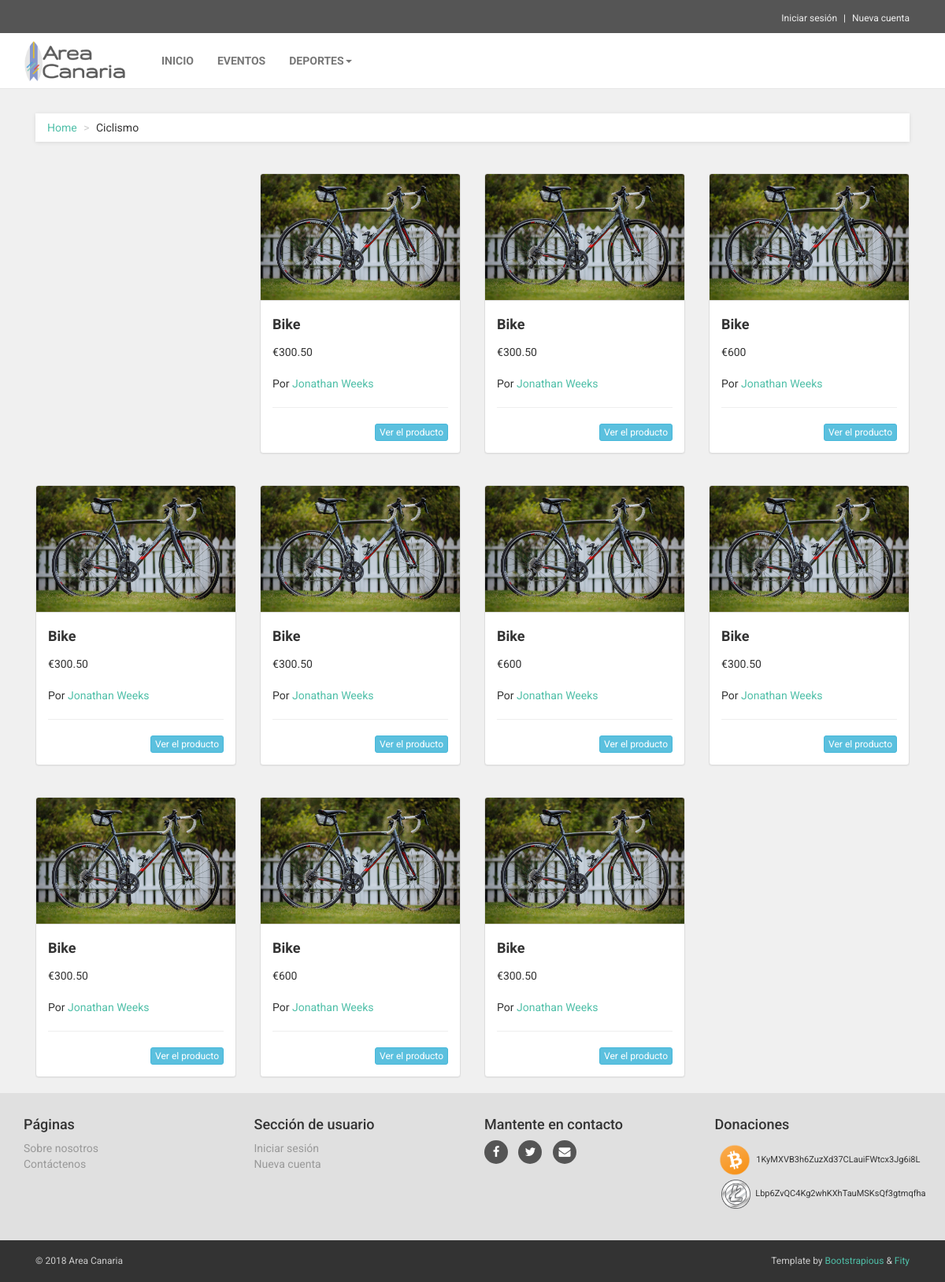
The page /Products_controller/products_by_category/2 on the database its author committed.
### tables this page shows
CREATE TABLE `products` (
  `product_id` int(11) NOT NULL,
  `product_user_id` int(11) NOT NULL,
  `product_category_id` int(11) NOT NULL,
  `product_description` text NOT NULL,
  `product_name` varchar(255) NOT NULL,
  `product_cost` varchar(20) NOT NULL,
  `product_image` text NOT NULL,
  `product_timestamp` datetime NOT NULL
);

CREATE TABLE `users` (
  `user_id` int(11) NOT NULL,
  `user_is_admin` int(1) NOT NULL,
  `user_firstname` varchar(255) NOT NULL,
  `user_lastname` varchar(255) NOT NULL,
  `user_email` varchar(255) NOT NULL,
  `user_phone` bigint(15) NOT NULL,
  `user_image_cropped` text NOT NULL,
  `user_facebook` varchar(255) NOT NULL,
  `user_twitter` varchar(255) NOT NULL,
  `user_profile_or_business` int(11) NOT NULL,
  `user_business_name` varchar(255) NOT NULL,
  `user_business_position` text NOT NULL,
  `user_business_description` text NOT NULL,
  `user_business_website` varchar(255) NOT NULL,
  `user_business_email` varchar(255) NOT NULL,
  `user_business_facebook` text NOT NULL,
  `user_business_twitter` text NOT NULL,
  `user_password` varchar(255) NOT NULL,
  `user_timestamp` datetime NOT NULL DEFAULT CURRENT_TIMESTAMP ON UPDATE CURRENT_TIMESTAMP
);

### application/controllers/Products_controller.php (called while the page is built, shortened)
<?php
class Products_controller extends CI_Controller
{
    public function __construct()
    {
        $this->load->model("Products_model");
        $this->load->model("User_model");
    }
    public function products_by_category()
    {
        $products_category_id = $this->uri->segment(3);
        $data['products']     = $this->Products_model->products_by_category_id($products_category_id);
        $this->load->view("products/products_by_category", $data);
    }
}

### index.php (called while the page is built, shortened)
<?php
require_once BASEPATH.'core/CodeIgniter.php';

### application/models/Products_model.php (called while the page is built, shortened)
<?php
class Products_model extends CI_Model {
    private $products_table = "products";
    private $users_table = "users";
    public function products_by_category_id($products_category_id) {
        $this->db->join("$this->users_table","$this->users_table.user_id = $this->products_table.product_user_id", 'left');
        $this->db->where("product_category_id", $products_category_id);
        $query = $this->db->get($this->products_table);
        return $query->result_array();
    }
}

### application/views/products/products_by_category.php (the view, shortened to what this page needs)
<div class="container">
    <div class="col-md-12">
        <ul class="breadcrumb">
          <li><a href="#">Home</a></li>
          <?php if($this->uri->segment(3) == 1) { ?>
            <li>Surf y Deportes de Agua</li>
          <?php } elseif($this->uri->segment(3) == 2) { ?>
            <li>Ciclismo</li>
          <?php } elseif($this->uri->segment(3) == 3) { ?>
            <li>Fitness/Musculacion</li>
          <?php } elseif($this->uri->segment(3) == 4) { ?>
            <li>Camping/Senderismo</li>
          <?php } elseif($this->uri->segment(3) == 5) { ?>
            <li>Artes Marciales</li>
          <?php } elseif($this->uri->segment(3) == 6) { ?>
            <li>Baloncesto</li>
          <?php } elseif($this->uri->segment(3) == 7) { ?>
            <li>Futbol</li>
          <?php } elseif($this->uri->segment(3) == 8) { ?>
            <li>Boxeo</li>
          <?php } elseif($this->uri->segment(3) == 9) { ?>
            <li>Golf</li>
          <?php } elseif($this->uri->segment(3) == 10) { ?>
            <li>Tenis</li>
          <?php } elseif($this->uri->segment(3) == 11) { ?>
            <li>Skate</li>
          <?php } else { ?>
            <li>Otros</li>
          <?php } ?>
        </ul>
    </div>
</div>
<div class="container">
    <div <div class="container-fluid">
      <div class="masonry-container">
      <div class="col-xs-12 col-sm-6 col-md-3 masonry-sizer"></div>
      <?php foreach ($products as $product) { ?>
      		<div class="col-xs-12 col-sm-6 col-md-3 masonry-item">
      			<div class="panel panel-default panel-front">
      				<div class="panel-heading">
                   <h4 class="panel-title">
                       <a class="fancybox" rel="group" href="<?php echo base_url('assets/img/') . $product['product_image']; ?>">
                           <img class="media-object img-responsive" src="<?php echo base_url('assets/img/') . $product['product_image']; ?>">
                       </a>
                   </h4>
      				</div>
      				<div class="panel-body">
      					<h4><?php echo $product['product_name']; ?></h4>
                €<?php echo $product['product_cost']; ?>
                <br> <br>
                <span><?php echo $GLOBALS['by']; ?> <a href="<?php echo base_url("Profile_controller/profile/") . $product['user_id']; ?>"><?php echo $product['user_firstname'] . " " . $product['user_lastname'] ?></a></span>
              <hr>
      				<a href="<?php echo base_url("Products_controller/product/") . $product['product_id']; ?>" class="pull-right btn btn-info btn-xs" role="button"><?php echo $GLOBALS['view_product']; ?></a>
      				</div>
      			</div>
      		</div>
      <?php } ?>
      </div>
  </div>
</div>

### assets/css/custom.css (style rules this page uses)
.container-fluid { padding:0; }
.panel-front { margin-bottom:20px; margin-top:20px; }
.panel-front .panel-heading .panel-title img { border-radius:3px 3px 0px 0px; width:100%; }
.panel-front .panel-heading { padding: 0px; }
.panel-front .panel-heading h4 { line-height: 0; }
.panel-front .panel-body h4 { font-weight: bold; margin-top: 5px; margin-bottom: 15px; }

### assets/css/style.default.css (style rules this page uses)
a, button { -webkit-transition: all 0.2s ease-out; -moz-transition: all 0.2s ease-out; transition: all 0.2s ease-out; }
.breadcrumb { -webkit-box-shadow: 0 1px 5px rgba(0, 0, 0, 0.1); box-shadow: 0 1px 5px rgba(0, 0, 0, 0.1); }
body { font-family: "Roboto", Helvetica, Arial, sans-serif; font-size: 14px; line-height: 1.42857143; color: #333333; background-color: #f0f0f0; }
a { color: #4fbfa8; text-decoration: none; }
hr { margin-top: 20px; margin-bottom: 20px; border: 0; border-top: 1px solid #eeeeee; }
.breadcrumb { padding: 8px 15px; margin-bottom: 20px; background-color: #ffffff; border-radius: 0; }
.breadcrumb > li + li:before { content: ">\00a0"; color: #cccccc; }
.btn { font-weight: normal; font-family: "Roboto", Helvetica, Arial, sans-serif; padding: 6px 12px; font-size: 14px; line-height: 1.42857143; border-radius: 3px; }
.btn-xs { padding: 1px 5px; font-size: 12px; line-height: 1.5; border-radius: 3px; }
h1, h2, h3, h4, h5, h6, .h1, .h2, .h3, .h4, .h5, .h6 { font-family: inherit; font-weight: 500; line-height: 1.1; color: inherit; }
p, ul, ol { margin: 0 0 20px; }

### rows shown on the page
products: product_image (picture), product_name "Bike", product_cost "300.50", users.user_firstname "Jonathan", users.user_lastname "Weeks"
products: product_image (picture), product_name "Bike", product_cost "300.50", users.user_firstname "Jonathan", users.user_lastname "Weeks"
products: product_image (picture), product_name "Bike", product_cost "600", users.user_firstname "Jonathan", users.user_lastname "Weeks"
products: product_image (picture), product_name "Bike", product_cost "300.50", users.user_firstname "Jonathan", users.user_lastname "Weeks"
products: product_image (picture), product_name "Bike", product_cost "300.50", users.user_firstname "Jonathan", users.user_lastname "Weeks"
products: product_image (picture), product_name "Bike", product_cost "600", users.user_firstname "Jonathan", users.user_lastname "Weeks"
products: product_image (picture), product_name "Bike", product_cost "300.50", users.user_firstname "Jonathan", users.user_lastname "Weeks"
products: product_image (picture), product_name "Bike", product_cost "300.50", users.user_firstname "Jonathan", users.user_lastname "Weeks"
products: product_image (picture), product_name "Bike", product_cost "600", users.user_firstname "Jonathan", users.user_lastname "Weeks"
products: product_image (picture), product_name "Bike", product_cost "300.50", users.user_firstname "Jonathan", users.user_lastname "Weeks"

### other values the page prints
$GLOBALS['login'] "Iniciar sesión"
$GLOBALS['register'] "Nueva cuenta"
$GLOBALS['home'] "INICIO"
$GLOBALS['events'] "EVENTOS"
$GLOBALS['pages'] "Páginas"
$GLOBALS['about_us'] "Sobre nosotros"
$GLOBALS['contact_us'] "Contáctenos"
$GLOBALS['user_section'] "Sección de usuario"
$GLOBALS['stay_in_touch'] "Mantente en contacto"
$GLOBALS['donations'] "Donaciones"
